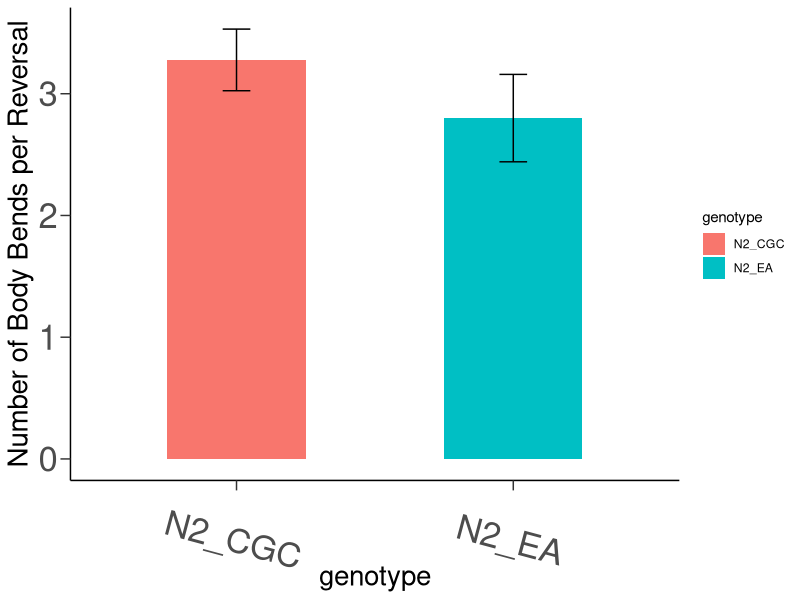
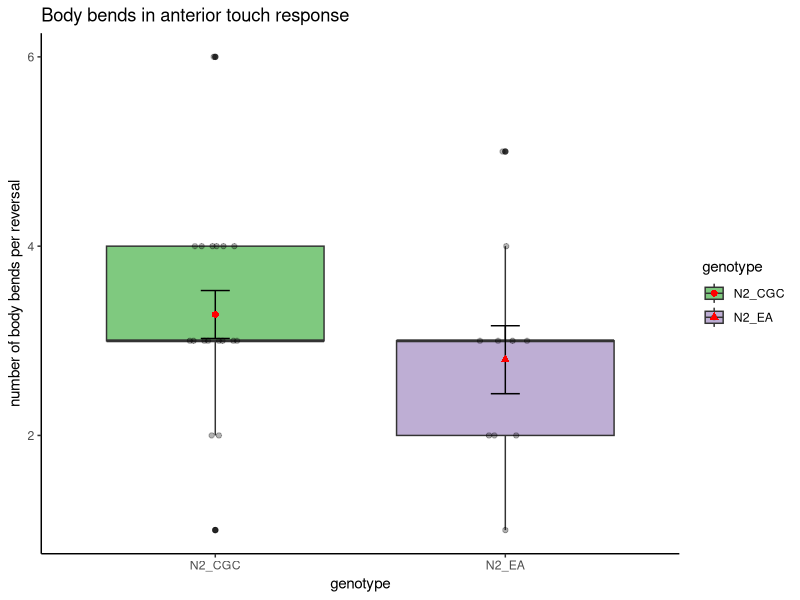

Recreate these plots in R, in order.
library(tidyverse)
library(patchwork)
library(ggbeeswarm)
library(kableExtra)
library(magrittr)
library(viridis)
theme_set(theme_classic())


AntTouch <- read_csv('ant_touch_N2comparison.csv')
 

(bodybend <- AntTouch %>%
    ggplot(aes(x = genotype, y = bends, fill = genotype)) +
    stat_summary(aes(fill= genotype),
                 geom = "bar", 
                 fun = "mean", 
                 width = 0.5, 
                 position = position_dodge(width = .65)) +
    stat_summary(geom = "errorbar", 
                 fun.data = "mean_se", 
                 width = 0.1, 
                 position = position_dodge(width = .65)) +
    labs(y = "Number of Body Bends per Reversal") + 
    theme(axis.text = element_text(size = 25)) +
    theme(axis.title = element_text(size = 20)) +
    theme(axis.text.x = element_text(angle = -15))+ 
    theme(axis.ticks.length=unit(0.1,"inch")))

(bodybendPlot <- AntTouch %>%
    ggplot(aes(x = genotype, fill = genotype, y = bends)) +
    geom_boxplot() +
    ggbeeswarm::geom_quasirandom(aes(group = genotype),
                                 width = .1,
                                 alpha = 0.3,
                                 dodge.width = .75) +
    stat_summary(aes(),
                 geom = "errorbar", 
                 fun.data = "mean_se", 
                 width = 0.1, 
                 position = position_dodge(width = 1.6)) +
    scale_color_brewer(palette = "Accent") +
    scale_fill_brewer(palette = "Accent") +
    labs(title = "Body bends in anterior touch response",
         y = "number of body bends per reversal") +
    stat_summary(aes(shape = genotype), fun = mean, geom = "point",
                 color = "red", size = 2))
